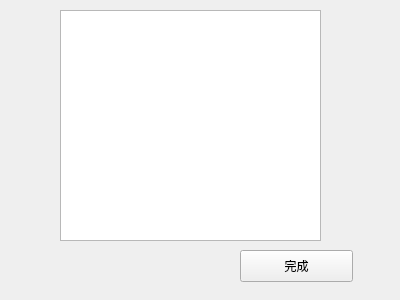
<?xml version="1.0" encoding="UTF-8"?>
<ui version="4.0">
 <class>displayStuMsg</class>
 <widget class="QWidget" name="displayStuMsg">
  <property name="geometry">
   <rect>
    <x>0</x>
    <y>0</y>
    <width>400</width>
    <height>300</height>
   </rect>
  </property>
  <property name="windowTitle">
   <string>Form</string>
  </property>
  <widget class="QTextBrowser" name="textBrowser">
   <property name="geometry">
    <rect>
     <x>60</x>
     <y>10</y>
     <width>261</width>
     <height>231</height>
    </rect>
   </property>
  </widget>
  <widget class="QPushButton" name="finishBtn">
   <property name="geometry">
    <rect>
     <x>240</x>
     <y>250</y>
     <width>113</width>
     <height>32</height>
    </rect>
   </property>
   <property name="text">
    <string>完成</string>
   </property>
  </widget>
 </widget>
 <resources/>
 <connections/>
</ui>
